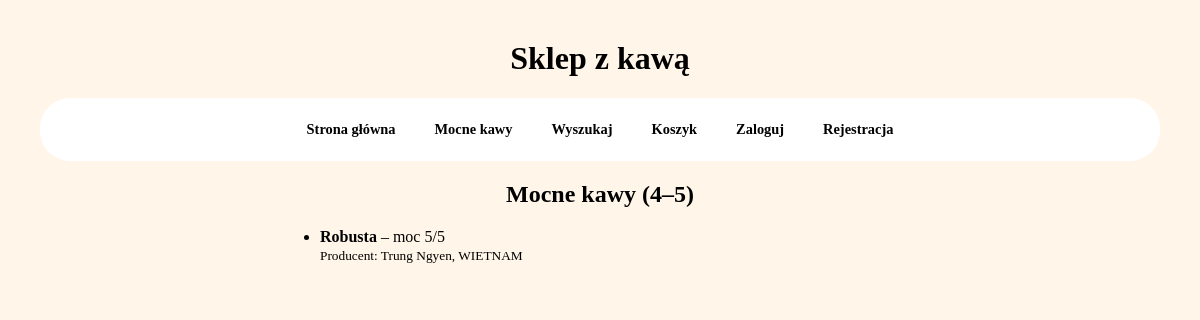
The page /kawy/mocne/ on the database as committed earlier.
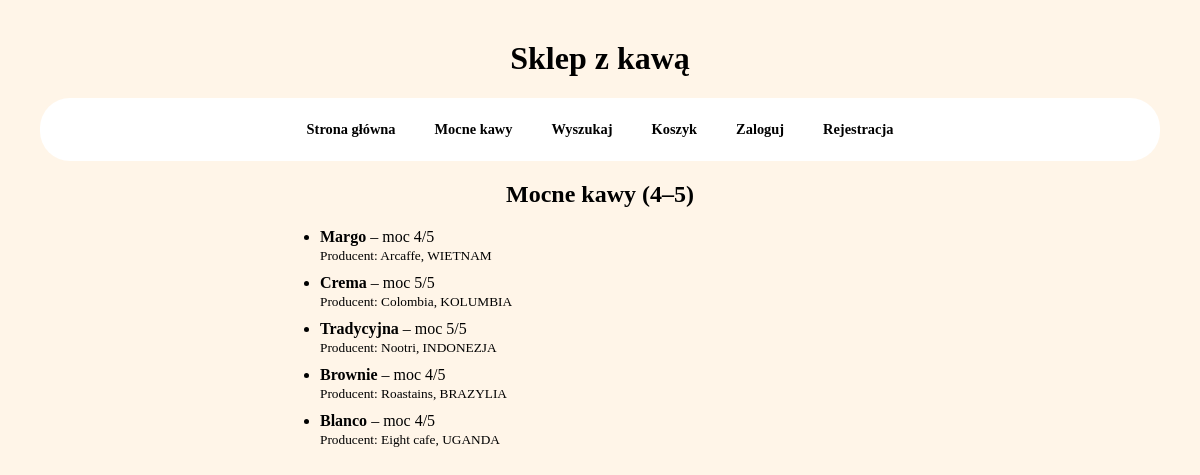
The same page on the database as committed later.
### sklep/models.py (models this page shows, shortened)
class Coffee(models.Model):
    name = models.CharField(max_length=100)
    coffeetype = models.CharField(max_length=1, choices=COFFEE_TYPES, default="Z")
    taste = models.ForeignKey(CoffeeTaste, null=True, blank=True, on_delete=models.SET_NULL)
    producent = models.ForeignKey(Producent, null=True, blank=True, on_delete=models.SET_NULL)
    price = models.DecimalField(
        max_digits=5, #maksymalnie 5 cyfr
        decimal_places=2, #2 miejsca po przecinku
        validators=[MinValueValidator(0.01)], #cena minimalna 0.01
        help_text="Cena kawy w PLN."
    )

class CoffeeTaste(models.Model):
    name = models.CharField(max_length=50, unique=True)
    description = models.TextField(blank=True, help_text="Krótki opis kawy.") #blank=True: Można nie wpisywać. help_text: Tekst pomocniczy w panelu admina pod polem wpisywania.
    coffee_strength = models.IntegerField(
        help_text="Moc kawy w skali od 1-5.",
        validators=[MinValueValidator(1), MaxValueValidator(5)] # liczba calkowita >=1 i <=5
    )
    coffee_acidity = models.IntegerField(
        help_text="Kwasowość kawy w skali od 1-3.",
        validators=[MinValueValidator(1), MaxValueValidator(3)]
    )

class Producent(models.Model):
    name = models.CharField(max_length=100)
    country = models.CharField(max_length=2, choices=COUNTRY)

### sklep/views.py (the view)
# urls.py: path("kawy/mocne/", views.strong_coffee_html, name="coffee-strong-html"), # widok mocnych kaw
def strong_coffee_html(request):
    coffees = (
        Coffee.objects
        .select_related("taste", "producent")
        .filter(taste__coffee_strength__gte=4)
    )
    return render(
        request,
        "sklep/coffee/strong.html",
        {"coffees": coffees},
    )

### sklep/templates/sklep/coffee/strong.html (shortened to what this page needs)
{% extends "sklep/base.html" %}
{% block content %}
<h2 style="text-align:center;">Mocne kawy (4–5)</h2>
{% if not coffees %}
  <p style="text-align:center;">Brak mocnych kaw.</p>
{% else %}
  <ul style="max-width:600px;margin:20px auto;">
    {% for coffee in coffees %}
      <li style="margin-bottom:10px;">
        <strong>{{ coffee.name }}</strong>
        {% if coffee.taste %}
          – moc {{ coffee.taste.coffee_strength }}/5
        {% endif %}
        <br>
        <small>
          Producent:
          {{ coffee.producent.name|default:"—" }},
          {{ coffee.producent.get_country_display|default:"—" }}
        </small>
      </li>
    {% endfor %}
  </ul>
{% endif %}
{% endblock %}

Rows that differ between the two databases and show on the page:
changed Coffee "WIETNAM": name "Robusta" → "Margo"; taste.coffee_strength "5" → "4"; producent.name "Trung Ngyen" → "Arcaffe"
added Coffee: name "Crema", taste.coffee_strength "5", producent.name "Colombia", producent.country "KOLUMBIA"
added Coffee: name "Tradycyjna", taste.coffee_strength "5", producent.name "Nootri", producent.country "INDONEZJA"
added Coffee: name "Brownie", taste.coffee_strength "4", producent.name "Roastains", producent.country "BRAZYLIA"
added Coffee: name "Blanco", taste.coffee_strength "4", producent.name "Eight cafe", producent.country "UGANDA"
